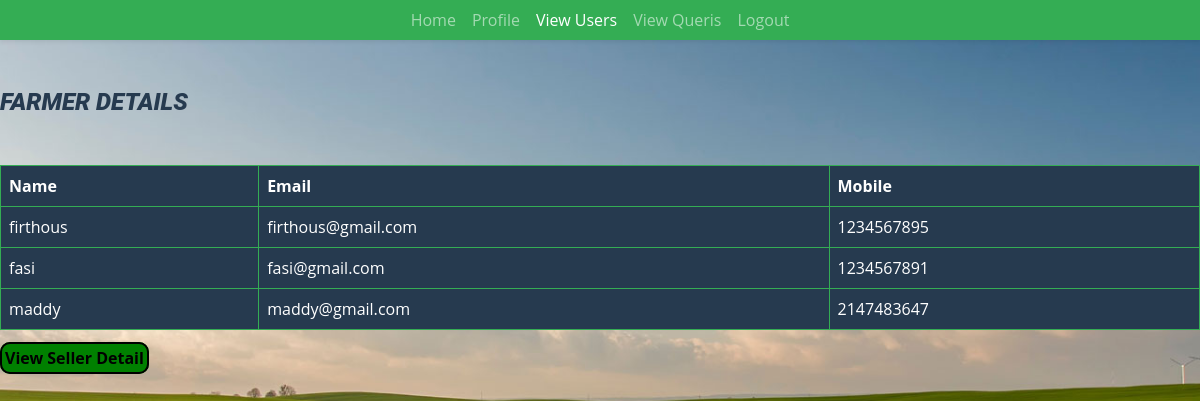
The page /farmerbuddy/FarmerDetail.php on the database its author committed.
### tables this page shows
CREATE TABLE `users` (
  `id` int(50) NOT NULL,
  `Name` varchar(25) NOT NULL,
  `Email` varchar(50) NOT NULL,
  `Password` varchar(100) NOT NULL,
  `Mobile` int(10) NOT NULL,
  `Category` int(3) NOT NULL,
  `Image` varchar(100) NOT NULL
);

### farmerbuddy/FarmerDetail.php (the view, shortened to what this page needs)
<?php
include './includes/dbconfig.php';
?>
<!DOCTYPE html>
<html lang="en">
<head>
    <link href="css/boostrap.min.css" rel="stylesheet">
        <link href="css/design.css" rel="stylesheet">
        <link rel="stylesheet" href="./css/log.css" />
</head>
<body style="background-image: url('./images/agriland.jpg');">
 <?php
 $select = mysqli_query($conn, "select * from users where Category=1");
 ?>
  <nav class="navbar navbar-expand-lg bg-primary navbar-dark shadow-sm py-3 py-lg-0 px-3 px-lg-5" id="home">
        <div class="collapse navbar-collapse" id="navbarCollapse">
            <div class="navbar-nav mx-auto py-0">
                <a href="Admin.php" class="nav-item nav-link ">Home</a>
                <a href="AdminProfile.php" class="nav-item nav-link ">Profile</a>
                <a href="FarmerDetail.php" class="nav-item nav-link active">View Users</a>
                <a href="viewqueries.php" class="nav-item nav-link">View Queris</a>
                <a href="AdminLogin.php" class="nav-item nav-link">Logout</a>
            </div>
        </div>
    </nav>
 <div class = "display-container">
 <div class="display"><br><br>
  <h4><b><i>FARMER DETAILS</i></b></h4>
 <table class="table table-dark table-hover table-bordered border-primary mt-5" id="product">
 <thead>
    <tr>
      <th scope="col">Name</th>
      <th scope="col">Email</th>
      <th scope="col">Mobile</th>
    </tr>
  </thead>
 <?php
 if(mysqli_num_rows($select)>0){
 while ($row = mysqli_fetch_assoc($select)) {
   ?>
 <tr>
 <td><?php echo $row['Name']; ?></td>
 <td><?php echo $row['Email']; ?></td>
 <td><?php echo $row['Mobile']; ?></td>
 </tr>
 <?php }}
 else{?>
     <tr><td colspan = "6">No Users </td></tr>
 <?php } ?>
 </table>
 <a href="SellerDetail.php"  style="color:black; width: 150px; padding:3px; background-color:green; border-radius: 10px; border:2px solid black"><b>View Seller Detail</b></a>
</div>
 </div>
</body>
</html>

### farmerbuddy/css/design.css (style rules this page uses)
:root { --primary: #0d0e0d; --secondary: #FF9933; --light: #F6FFF2; --dark: #263A4F; }

### farmerbuddy/css/log.css (style rules this page uses)
body { background-repeat: no-repeat; background-size: cover; }

### rows shown on the page
users: Name "firthous", Email "firthous@gmail.com", Mobile "1234567895"
users: Name "fasi", Email "fasi@gmail.com", Mobile "1234567891"
users: Name "maddy", Email "maddy@gmail.com", Mobile "2147483647"
